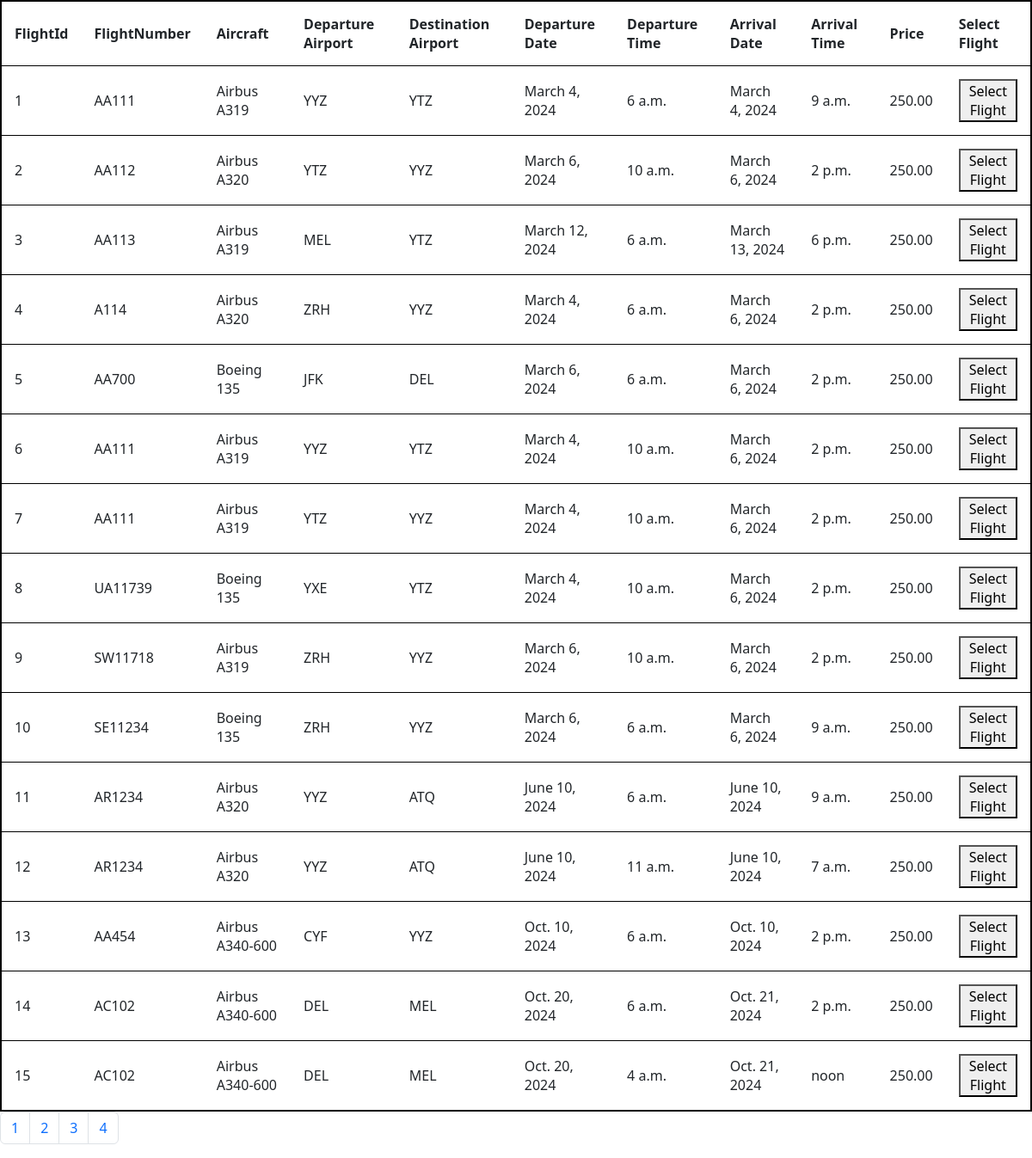
The page /api/flightDisplay/ on the database its author committed.
### Flight/models.py (models this page shows, shortened)
class Flight(models.Model):
    flightNumber = models.CharField(max_length=100)
    airCraft = models.ForeignKey(Aircraft, on_delete=models.PROTECT, default=1, related_name = 'departureAirport')
    departureAirport = models.ForeignKey(Airport, on_delete=models.PROTECT, default=1, related_name = 'destinationAirport')
    destinationAirport = models.ForeignKey(Airport, on_delete=models.PROTECT, default=1)
    departureDate = models.DateField()
    arrivalDate = models.DateField()
    departureTime = models.TimeField()
    arrivalTime = models.TimeField()
    seatsAvailableToBook = models.IntegerField()
    price = models.DecimalField(decimal_places=2, max_digits=5, default= 250)

class Aircraft(models.Model):
    aircraftModel = models.CharField(max_length=100)

class Airport(models.Model):
    iataCode = models.CharField(max_length=3)
    airportName = models.CharField(max_length=100)
    airportLocation = models.CharField(max_length=100)

### Flight/views.py (the view)
# urls.py: path('flightDisplay/',views.flightView, name='flightsView'),
def flightView(request):
   if request.method == 'GET':
    flights = Flight.objects.all()
    perpage = request.GET.get('perpage', default=15)
    page = request.GET.get('page', default = 1)
    paginator = Paginator(flights, per_page=perpage)
    try:
       flights = paginator.page(number=page)
    except EmptyPage:
       flights = []
    totalPages = flights.paginator.num_pages
    flightsData = {
       'flights': flights,
       'lastpage': totalPages,
       'totalPageList': [n+1 for n in range(totalPages)],
    }
   return render(request, "flightsDisplay.html", flightsData)

### Flight/templates/flightsDisplay.html (shortened to what this page needs)
{% load django_bootstrap5 %}
{% bootstrap_css %}
<!DOCTYPE html>
<html lang="en">
<head>
</head>
<body>
    <table style="border: 2px solid black;">
        <th>FlightId</th>
        <th>FlightNumber</th>
        <th>Aircraft</th>
        <th>Departure Airport</th>
        <th>Destination Airport</th>
        <th>Departure Date</th>
        <th>Departure Time</th>
        <th>Arrival Date</th>
        <th>Arrival Time</th>
        <th>Price</th>
        <th>Select Flight</th>
        {% for flight in flights %}
        <tr style="border: 1px solid black;">
           <td>{{flight.id}}</td>
           <td>{{flight.flightNumber}}</td>
           <td>{{flight.airCraft.aircraftModel}}</td>
           <td>{{flight.departureAirport.iataCode}}</td>
           <td>{{flight.destinationAirport.iataCode}}</td>
           <td>{{flight.departureDate}}</td>
           <td>{{flight.departureTime}}</td>
           <td>{{flight.arrivalDate}}</td>
           <td>{{flight.arrivalTime}}</td>
           <td>{{flight.price}}</td>
           <td> <button class="flight" type="button">Select Flight</button> </td>
        </tr>
        {% endfor %}
    </table>
</body>
</html>
<nav aria-label="Page navigation example">
    <ul class="pagination">
        {% for n in totalPageList %}
      <li class="page-item"><a class="page-link" href="/api/flightDisplay/?page={{n}}">{{n}}</a></li>
        {% endfor %}
    </ul>
  </nav>

### Flight/templates/flightsDisplay.html (style rules this page uses)
table,th, td { padding: 15px; }

### rows shown on the page
Flight: id "1", flightNumber "AA111", airCraft.aircraftModel "Airbus A319", departureAirport.iataCode "YYZ", destinationAirport.iataCode "YTZ", departureDate "March 4, 2024", departureTime "6 a.m.", arrivalDate "March 4, 2024", arrivalTime "9 a.m.", price "250.00"
Flight: id "2", flightNumber "AA112", airCraft.aircraftModel "Airbus A320", departureAirport.iataCode "YTZ", destinationAirport.iataCode "YYZ", departureDate "March 6, 2024", departureTime "10 a.m.", arrivalDate "March 6, 2024", arrivalTime "2 p.m.", price "250.00"
Flight: id "3", flightNumber "AA113", airCraft.aircraftModel "Airbus A319", departureAirport.iataCode "MEL", destinationAirport.iataCode "YTZ", departureDate "March 12, 2024", departureTime "6 a.m.", arrivalDate "March 13, 2024", arrivalTime "6 p.m.", price "250.00"
Flight: id "4", flightNumber "A114", airCraft.aircraftModel "Airbus A320", departureAirport.iataCode "ZRH", destinationAirport.iataCode "YYZ", departureDate "March 4, 2024", departureTime "6 a.m.", arrivalDate "March 6, 2024", arrivalTime "2 p.m.", price "250.00"
Flight: id "5", flightNumber "AA700", airCraft.aircraftModel "Boeing 135", departureAirport.iataCode "JFK", destinationAirport.iataCode "DEL", departureDate "March 6, 2024", departureTime "6 a.m.", arrivalDate "March 6, 2024", arrivalTime "2 p.m.", price "250.00"
Flight: id "6", flightNumber "AA111", airCraft.aircraftModel "Airbus A319", departureAirport.iataCode "YYZ", destinationAirport.iataCode "YTZ", departureDate "March 4, 2024", departureTime "10 a.m.", arrivalDate "March 6, 2024", arrivalTime "2 p.m.", price "250.00"
Flight: id "7", flightNumber "AA111", airCraft.aircraftModel "Airbus A319", departureAirport.iataCode "YTZ", destinationAirport.iataCode "YYZ", departureDate "March 4, 2024", departureTime "10 a.m.", arrivalDate "March 6, 2024", arrivalTime "2 p.m.", price "250.00"
Flight: id "8", flightNumber "UA11739", airCraft.aircraftModel "Boeing 135", departureAirport.iataCode "YXE", destinationAirport.iataCode "YTZ", departureDate "March 4, 2024", departureTime "10 a.m.", arrivalDate "March 6, 2024", arrivalTime "2 p.m.", price "250.00"
Flight: id "9", flightNumber "SW11718", airCraft.aircraftModel "Airbus A319", departureAirport.iataCode "ZRH", destinationAirport.iataCode "YYZ", departureDate "March 6, 2024", departureTime "10 a.m.", arrivalDate "March 6, 2024", arrivalTime "2 p.m.", price "250.00"
Flight: id "10", flightNumber "SE11234", airCraft.aircraftModel "Boeing 135", departureAirport.iataCode "ZRH", destinationAirport.iataCode "YYZ", departureDate "March 6, 2024", departureTime "6 a.m.", arrivalDate "March 6, 2024", arrivalTime "9 a.m.", price "250.00"
Flight: id "11", flightNumber "AR1234", airCraft.aircraftModel "Airbus A320", departureAirport.iataCode "YYZ", destinationAirport.iataCode "ATQ", departureDate "June 10, 2024", departureTime "6 a.m.", arrivalDate "June 10, 2024", arrivalTime "9 a.m.", price "250.00"
Flight: id "12", flightNumber "AR1234", airCraft.aircraftModel "Airbus A320", departureAirport.iataCode "YYZ", destinationAirport.iataCode "ATQ", departureDate "June 10, 2024", departureTime "11 a.m.", arrivalDate "June 10, 2024", arrivalTime "7 a.m.", price "250.00"
Flight: id "13", flightNumber "AA454", airCraft.aircraftModel "Airbus A340-600", departureAirport.iataCode "CYF", destinationAirport.iataCode "YYZ", departureDate "Oct. 10, 2024", departureTime "6 a.m.", arrivalDate "Oct. 10, 2024", arrivalTime "2 p.m.", price "250.00"
Flight: id "14", flightNumber "AC102", airCraft.aircraftModel "Airbus A340-600", departureAirport.iataCode "DEL", destinationAirport.iataCode "MEL", departureDate "Oct. 20, 2024", departureTime "6 a.m.", arrivalDate "Oct. 21, 2024", arrivalTime "2 p.m.", price "250.00"
Flight: id "15", flightNumber "AC102", airCraft.aircraftModel "Airbus A340-600", departureAirport.iataCode "DEL", destinationAirport.iataCode "MEL", departureDate "Oct. 20, 2024", departureTime "4 a.m.", arrivalDate "Oct. 21, 2024", arrivalTime "noon", price "250.00"

### other values the page prints
{{ n }} "1" "2" "3" "4"
